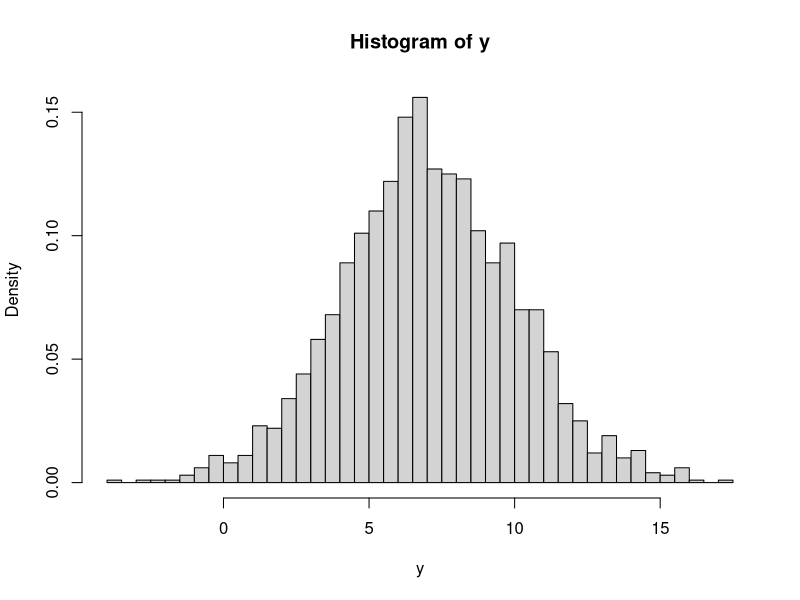
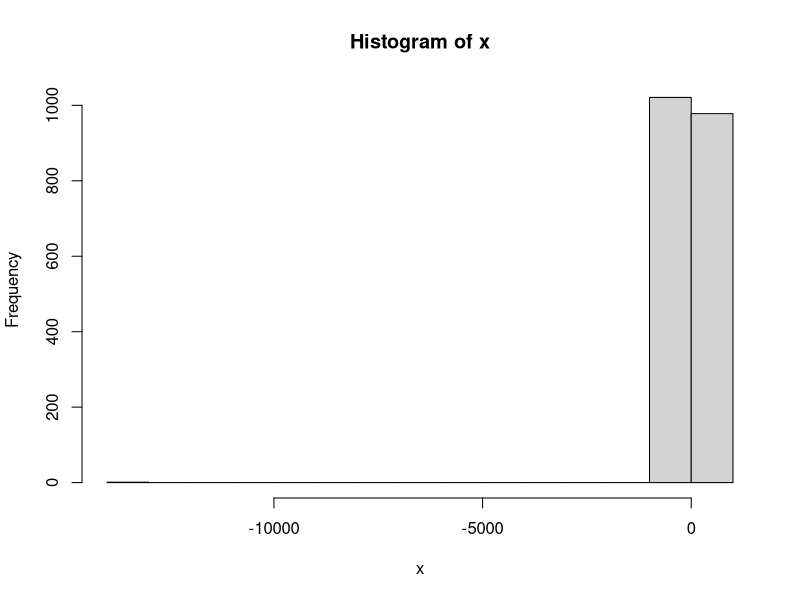
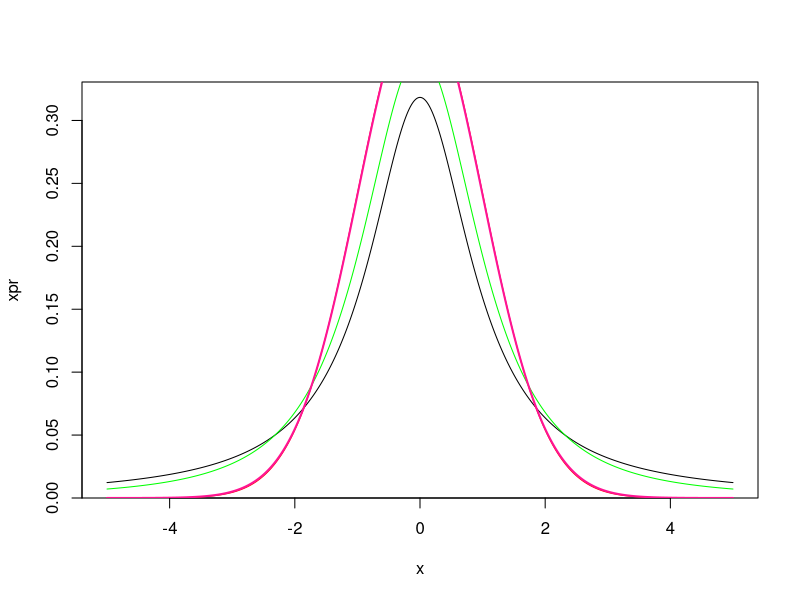
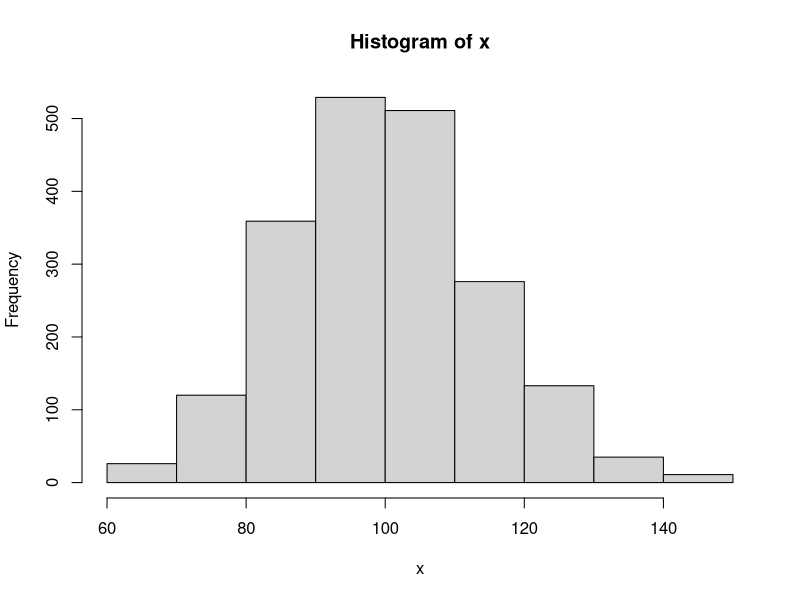
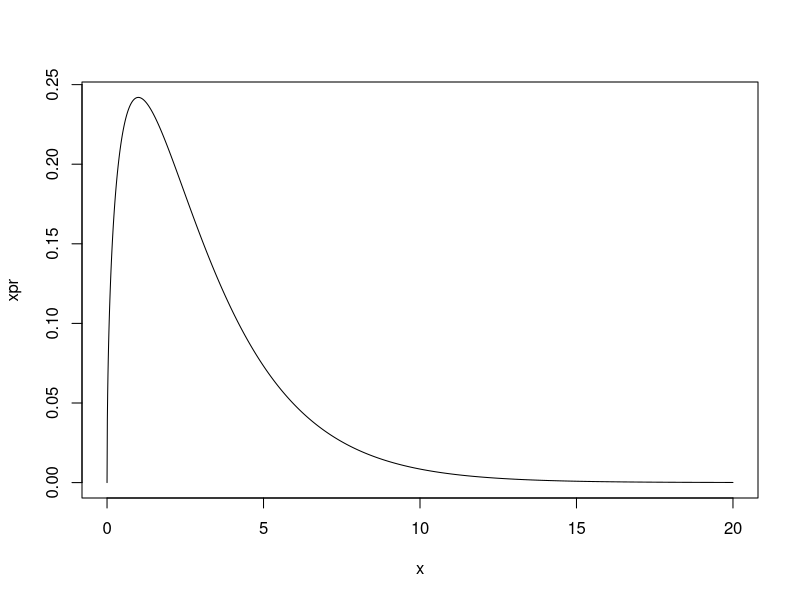
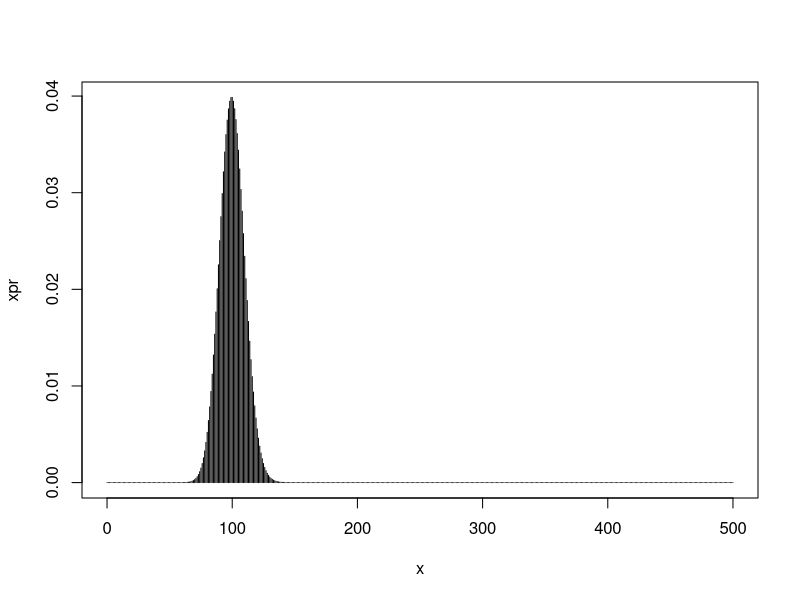
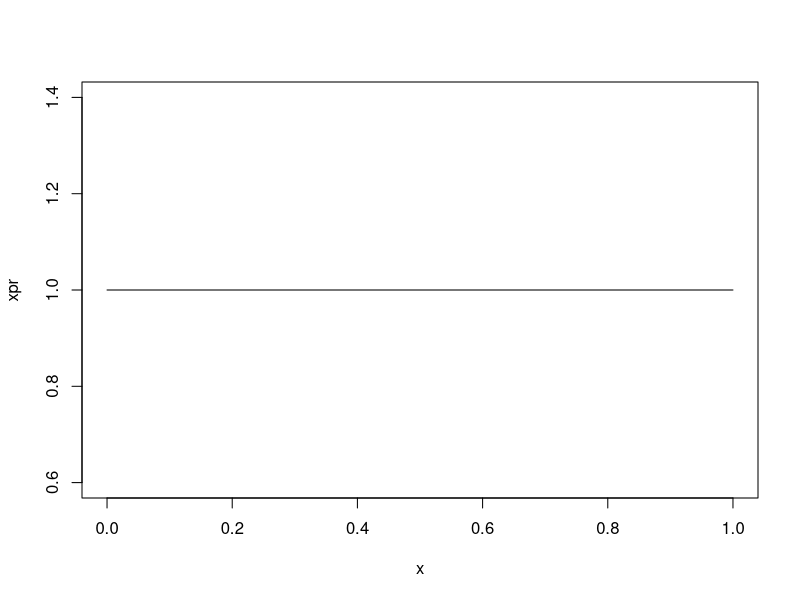
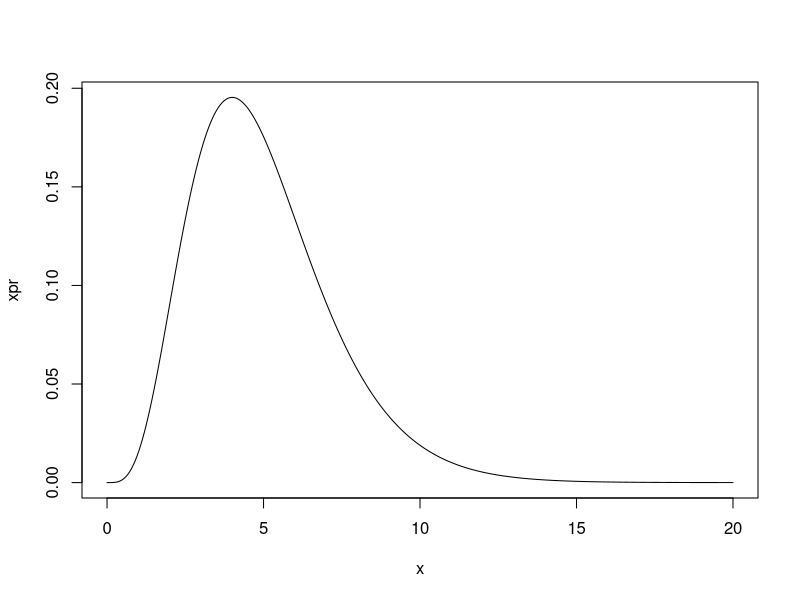

These charts were generated, in order, by the following R code:
### R code from vignette source 'summeR-5-1-montecarlo-uniquebackupstring.Rnw'
### Encoding: UTF-8

###################################################
### code chunk number 1: tmpout
###################################################
tdir <- "tmpout"
if(!dir.exists(tdir)) dir.create(tdir, showWarnings=FALSE)


###################################################
### code chunk number 2: Roptions
###################################################
opts.orig <- options()
options(width=100, prompt="> ")
options(useFancyQuotes = FALSE)
set.seed(12345)
par.orig <- par(no.readonly = TRUE) 
pjmar <- c(4.1, 4.1, 1.5, 2.1)
options(SweaveHooks=list(fig=function() par(mar=pjmar, ps=12, xpd=F)))
pdf.options(onefile=F,family="Times",pointsize=12)
if(!file.exists("theme")) file.symlink("../../../../template/theme", "theme")


###################################################
### code chunk number 3: summeR-5-1-montecarlo-uniquebackupstring.Rnw:378-379 (eval = FALSE)
###################################################
## ?rnorm


###################################################
### code chunk number 4: eval
###################################################
set.seed(333)
m <- 7
s <- 3
N <- 2000
y <- rnorm(N, m = m, s = s)
hist(y, breaks = 50, prob = TRUE)
range(y)
str(y)


###################################################
### code chunk number 5: helptrt (eval = FALSE)
###################################################
## ?rt

set.seed(333)
N <- 2000
df <- 1

x <- rt(N, df)
hist(x)

x <- seq(-5, 5, by = 0.001)
xpr <- dt(x, df)
plot(xpr ~ x, type = "l")

ypr <- dnorm(x, 0, 1)
lines(ypr ~ x, col = "red")


zpr <- dt(x, df =2 )
lines(zpr ~ x, col = "green")


wpr <- dt(x, df = 100 )
lines(wpr ~ x, col = "deeppink", lwd = 2)



###################################################
### code chunk number 6: helprchisq (eval = FALSE)
###################################################
## ?rchisq

x <- rchisq(N, df = 100)
hist(x)

x <- seq(0, 20, by = 0.01)
xpr <- dchisq(x, df = 3)
plot(xpr ~ x, type = "l")
              

###################################################
### code chunk number 7: helprpois (eval = FALSE)
###################################################
## ?rpois

x <- 0:500
xpr <- dpois(x, lambda = 100)
plot(xpr ~ x, type = "h")



###################################################
### code chunk number 8: helprunif (eval = FALSE)
###################################################
## ?runif

x <- seq(0, 1, by = 0.001)
xpr <- dunif(x)
plot(xpr ~ x, type = "l")



###################################################
### code chunk number 9: helprgamma (eval = FALSE)
###################################################
## ?rgamma

x <- seq(0.00001, 20, by = 0.001)
shape <- 5
scale <- 1
xpr <- dgamma(x, shape = shape,  scale = scale)
plot(xpr ~ x, type = "l")


###################################################
### code chunk number 10: helprbeta (eval = FALSE)
###################################################
## ?rbeta

x <- seq(0, 1, by = 0.001)
shape1 <- .9
shape2 <- 2.6
xpr <- dbeta(x, shape1 = shape1,  shape2 = shape2)
plot(xpr ~ x, type = "l")


###################################################
### code chunk number 11: helprcauchy (eval = FALSE)
###################################################
## ?rcauchy

x <- rcauchy(10000)
hist(x, breaks=50, prob = T)

hist(x[x > -10 & x < 10], breaks=50, prob = T)


###################################################
### code chunk number 12: helprlogis (eval = FALSE)
###################################################
## ?rlogis
x <- rlogis(10000, location = 0, scale = 1/1.8)
hist(x, breaks = 50)
mean(x)
var(x)
sd(x)


x <- seq(-10, 10, by = 0.001)
xpr <- dlogis(x, 0, 1/1.8)
plot(xpr ~ x, type = "l")


ypr <- dnorm(x, 0, 1)
lines(ypr ~ x, col= "red", lwd = 3)

###################################################
### code chunk number 13: helprweibull (eval = FALSE)
###################################################
## ?rweibull


###################################################
### code chunk number 14: helpbinom (eval = FALSE)
###################################################
## ?rbinom


###################################################
### code chunk number 15: helprnbinom (eval = FALSE)
###################################################
## ?rnbinom


###################################################
### code chunk number 16: rbinom100
###################################################
size <- 10
prob <- 0.5
N <- 100
y <- rbinom(n = 100, size = size, prob = prob)
y


###################################################
### code chunk number 17: rbinom200
###################################################
table(y)


###################################################
### code chunk number 18: rbinom210
###################################################
set.seed(234234)
y1 <- rbinom(n = 100, size = size, prob = prob)
head(y1)


###################################################
### code chunk number 19: rbinom220
###################################################
set.seed(234234)
y2 <- rbinom(n = 100, size = size, prob = prob)
head(y2)


###################################################
### code chunk number 20: rbinom230
###################################################
N <- 1000
size <- 1
prob <- 0.4
y1 <- rbinom(N, size, prob)
head(y1)
## The total number of 1's is
sum(y1)


###################################################
### code chunk number 21: rbinom240
###################################################
N <- 1
size <- 1000
y2 <- rbinom(N, size, prob)
y2


###################################################
### code chunk number 22: rbinom270
###################################################
 rbinom(1, size = 10, prob = .01)


###################################################
### code chunk number 23: rbinom280
###################################################
rbinom(1, size = 100, prob = .01)


###################################################
### code chunk number 24: rbinom290
###################################################
rbinom(1, size = 1000, prob = .01)


###################################################
### code chunk number 25: rbinom300
###################################################
N <- 2000
size1 <- 10
size2 <- 100
size3 <- 1000
size4 <- 10000
ohone <- 0.01 ## a joke!
y1 <- rbinom(N, size1, prob = ohone)
y2 <- rbinom(N, size2, prob = ohone)
y3 <- rbinom(N, size3, prob = ohone)
y4 <- rbinom(N, size4, prob = ohone)


###################################################
### code chunk number 26: rbinom310
###################################################
## Convert to proportions
y1p <- y1/size1
head(y1p)
y2p <- y2/size2
head(y2p)
y3p <- y3/size3
head(y3p)
y4p <- y4/size4
head(y4p)


###################################################
### code chunk number 27: rbinom320
###################################################
y1p.range <- range(y1p)
par(mfcol = c(2,2))
hist(y1p, prob = TRUE, xlim = y1p.range, breaks=50, main = paste("Size =", size1))
hist(y2p, prob = TRUE, xlim = y1p.range, breaks=50, main = paste("Size =", size2))
hist(y3p, prob = TRUE, xlim = y1p.range, breaks=50, main = paste("Size =", size3))
hist(y4p, prob = TRUE, xlim = y1p.range, breaks=50, main = paste("Size =", size4))


###################################################
### code chunk number 28: rbinom340
###################################################
N <- 2000
size <- c(10, 100, 1000, 10000, 20000, 50000, 750000)
ohone <- 0.01 ## a joke!
for(j in seq_along(size)){
	y <- rbinom(N, size[j], prob = ohone)
    yname <- paste0("y", j)
    assign(yname, y)
}


###################################################
### code chunk number 29: norm50
###################################################
sigma <- 3
mu <- 0
error <- rnorm(100, m = mu, s = sigma)


###################################################
### code chunk number 30: norm60
###################################################
head(error)
mean(error)


###################################################
### code chunk number 31: norm80
###################################################
y <- rnorm(10)
head(y)


###################################################
### code chunk number 32: norm90
###################################################
y <- rnorm(10, m = 100, s = 15)
head(y)


###################################################
### code chunk number 33: norm100
###################################################
mu <- 100
sigma <- 15
N <- 150
x <- rnorm(N, mean = mu, sd = sigma)
hist(x, prob = TRUE, main = "IQ Scores", xlab = "IQ", col = "grey70", breaks = 30)


###################################################
### code chunk number 34: norm110
###################################################
## Using x again, sample of N
mu
mean(x)


###################################################
### code chunk number 35: norm120
###################################################
sigma
sd(x)


###################################################
### code chunk number 36: norm105
###################################################
x.1000 <- rnorm(1000, mean = mu, sd = sigma)
hist(x.1000, prob = TRUE, main = "IQ Scores", xlab = "IQ", col = "grey70", breaks = 30)


###################################################
### code chunk number 37: norm130
###################################################
sigma <- 15
N <- 150
stderr.theoretical <- sigma / sqrt(N)
stderr.theoretical


###################################################
### code chunk number 38: norm140
###################################################
getSampleMean <- function(rep, N, M, SD){ 
    ## rep is an unused parameter, a place-holder
    x <- rnorm(N, mean = M, sd = SD)
    mean(x)
}


###################################################
### code chunk number 39: norm150
###################################################
# Recall
N
mu
sigma
getSampleMean(1, N, mu, sigma)


###################################################
### code chunk number 40: summeR-5-1-montecarlo-uniquebackupstring.Rnw:942-944
###################################################
set.seed(123)
muhat <- vapply(1:10000, getSampleMean, N = 150, M = mu, SD = sigma, numeric(1))


###################################################
### code chunk number 41: summeR-5-1-montecarlo-uniquebackupstring.Rnw:949-950
###################################################
head(muhat)


###################################################
### code chunk number 42: summeR-5-1-montecarlo-uniquebackupstring.Rnw:954-958
###################################################
muhatmean <- mean(muhat)
muhatmean
mu
mu - muhatmean


###################################################
### code chunk number 43: summeR-5-1-montecarlo-uniquebackupstring.Rnw:964-967
###################################################
muhatsd <- sd(muhat)
muhatsd
stderr.theoretical
muhatsd - stderr.theoretical


###################################################
### code chunk number 44: summeR-5-1-montecarlo-uniquebackupstring.Rnw:988-994
###################################################
getEstimates <- function(rep, N, M, SD) {
    x <- rnorm(N, mean = M, sd = SD)
    x <- ifelse(x > 100, 100, x)
    c(rep = rep, mean = mean(x), sd = sd(x), sterr = sd(x)/sqrt(N))
}
set.seed(123)


###################################################
### code chunk number 45: summeR-5-1-montecarlo-uniquebackupstring.Rnw:1000-1005
###################################################
## Recall
mu
sigma
trunc.hat <- vapply(1L:10000L, getEstimates, N = 150, M = mu, SD = sigma, numeric(4))
trunc.hat[ , 1:3]


###################################################
### code chunk number 46: summeR-5-1-montecarlo-uniquebackupstring.Rnw:1011-1019
###################################################
(trunc.mean <- mean(trunc.hat[2, ]))
## Empirical standard error of the mean is:
(trunc.mean.sd <- sd(trunc.hat[2, ]))
## Mean of within sample estimates of stardard error:
(trunc.se.mean <- mean(trunc.hat[4, ]))
## Theory-based std.err based using parameters (ignoring trunctation)
stderr.theory <- sigma/sqrt(N)
stderr.theory


###################################################
### code chunk number 47: reg100
###################################################
## Generate 100 cases
N <- 100
## X is normally distributed with a mean of 0 and a sd of 10
## Y = b0 + b1*X + e
b0 <- 30
b1 <- 2
e.sigma <- 5
x.mu <- 0
x.sigma <- 5
## e = N(0, e.sigma^2)
error <- rnorm(N, 0, e.sigma)
x <- rnorm(N, x.mu, x.sigma)
dtest <- data.frame(x = x,
                    y = b0 + b1 * x + error,
                    ynoe = b0 + b1 * x)
head(dtest)


###################################################
### code chunk number 48: reg110
###################################################
m1 <- lm(y ~ x, data = dtest)
m1.summary <- summary(m1) ## Save summary in object for later
m1.summary


###################################################
### code chunk number 49: reg120
###################################################
rockchalk::plotSlopes(m1, plotx = "x")


###################################################
### code chunk number 50: reg130
###################################################
names(m1)
coef(m1) ## just the betas
names(m1.summary)
coef(m1.summary) ## Parameter table
m1.summary$r.squared
m1.summary$adj.r.squared
m1.summary$sigma




###################################################
### code chunk number 51: reg300
###################################################
ehuge <- rnorm(NROW(dtest), 0, 50)
dtest$yhuge <- b0 + b1 * dtest$x + ehuge
m3 <- lm(yhuge ~ x, dtest)
summary(m3)


###################################################
### code chunk number 52: reg310
###################################################
rockchalk::plotSlopes(m3, plotx = "x")


###################################################
### code chunk number 53: reg200
###################################################
m2 <- lm(ynoe ~ x, data = dtest)
summary(m2)
## Generates a warning
## Warning message: In summary.lm(m2) : essentially perfect fit: summary may be ## unreliable


###################################################
### code chunk number 54: first100
###################################################
## Two groups, first = 0 or 1
set.seed(123)
firstprop <- 0.4
dat <- data.frame(first = rbinom(n = 100, size = 1, prob = firstprop))
## We have just assigned rows of data into groups labeled 1 and 0
head(dat)
## Now we sample IQ scores, taking group membership into account.
## Here we use vectorized inputs to the data generator
dat$IQ <- rnorm(NROW(dat), m = 98 + 5 * dat$first, sd = 15)

## round to nearest whole number, since that is how IQ scores are
## reported
dat$IQ <- round(dat$IQ)
head(dat, 10)


###################################################
### code chunk number 55: first110
###################################################
## Do the sample statistics match the data generator (population) parameters?
## Several convenient ways to retrieve the answers
m1 <- lm(IQ ~ first, data = dat)
summary(m1)

## Or

t.test(IQ ~ first, data = dat)

## Or
aggregate(IQ ~ first, data = dat,
          FUN = function(x) c(M = mean(x), SD = sd(x)))
## I'm sure we could find a more tedious way to get group differences, but this is near the maximum
diff(aggregate(IQ ~ first, data = dat, mean)$IQ)


###################################################
### code chunk number 56: first120
###################################################
##' Create one data set for the first born question
##'
##' This uses a vectorized call to rnorm
##' @param rep Integer to name repetition
##' @param N Sample Size
##' @param M1 Mean of first born group
##' @param M0 Mean of non-first born group
##' @param SD1 Standard Deviation of first born
##' @param SD0 Standard Deviation of non-first born
##' @return A data frame
##' @author Paul Johnson
## define a data-generator function for one replication
getData <- function(rep, N, M1, M0, SD1, SD0) {
    dat <- data.frame(first = rbinom(n = N, size = 1, prob = .4))
    dat$rep <- rep
    dat$IQ <- rnorm(N, m = M0 + dat$first * (M1 - M0), 
                       s = SD0 + dat$first * (SD1 - SD0))
    dat$IQ <- round(dat$IQ)
    dat
}


###################################################
### code chunk number 57: first130
###################################################
##' Calculate difference between groups
##'
##' This setup is lazy because it assumes the names
##' of the variables are simply "first" and "IQ". 
##' I'd never do this in a real project.
##' @param dframe a data frame with input data
##' @return A floating point number for the difference
getDiff <- function(dframe){
    diff(aggregate(IQ ~ first, data = dframe, mean)$IQ)
}


###################################################
### code chunk number 58: first140
###################################################
## try it on one replication first
dat1 <- getData(1, N = 100, M1 = 103, M0 = 98, SD1 = 15, SD0 = 15)
getDiff(dat1)
##
## Combine into 1 step if we don't want to save the data
getDiff(getData(1, N = 100, M1 = 103, M0 = 98, SD1 = 15, SD0 = 15))



###################################################
### code chunk number 59: first150
###################################################

## Make a wrapper function
oneSim <- function(rep, N = 100, M1 = 103, M0 = 98, SD1 = 15, SD0 = 15){
   getDiff(getData(1, N = N, M1 = M1, M0 = M0, SD1 = SD1, SD0 = SD0))
}

## now do it 2000 times
## vapply here not different from R's replicate, but we have
## more control
set.seed(123)
myMeanDiffs <- vapply(1:2000, oneSim, N = 1000,
                      M1 = 103, M0 = 98, SD1 = 15, SD0 = 15,
                      numeric(1))
## check results
mean(myMeanDiffs)
sd(myMeanDiffs)


###################################################
### code chunk number 60: first200
###################################################
hist(myMeanDiffs, prob = TRUE, breaks = 30)


###################################################
### code chunk number 61: t100
###################################################
x <- "40:20"
strsplit(x, ":")
## It is wrapped in an R list
unlist(strsplit(x, ":"))
## It is still characters, need numbers
as.numeric(unlist(strsplit(x, ":")))


###################################################
### code chunk number 62: t110
###################################################
## Define a function for one replication
getTdata <- function(rep, N, M, SD) {
    ## tease apart two sample sizes
    Nvec <- as.numeric(unlist(strsplit(N, ":")))
    ## tease apart two means
    Mvec <- as.numeric(unlist(strsplit(M, ":")))
    ## tease apart two SDs
    SDvec <- as.numeric(unlist(strsplit(SD, ":")))

    ## assign dummy variables to each group's data set
    dat <- data.frame(first = c(rep(0, times = Nvec[1]),
                            rep(1, times = Nvec[2])))
    ## generate random IQ scores
    dat$IQ <- rnorm(sum(Nvec), m = Mvec[(dat$first + 1)], 
                     sd = SDvec[(dat$first + 1)])
    dat$IQ <- round(dat$IQ)
    attr(dat, "rep") <- rep
    attr(dat, "parms") <- c(N = N, M = M, SD = SD)
    dat
}


###################################################
### code chunk number 63: t120
###################################################
## Test
dframe1 <- getTdata(1, N = "30:30", M = "98:102", SD = "15:15")


###################################################
### code chunk number 64: t130
###################################################
## Note the attributes stored with the data frame:
attributes(dframe1)

## Individual attributes can be retrieved
attr(dframe1, "rep")
attr(dframe1, "parms")


###################################################
### code chunk number 65: t140
###################################################
##' A small wrapper to calculate a t-test
##' @param dframe A data frame
##' @param y character string for name of dependent variable. Default is "IQ"
##' @param x character string for name of independent variable. Default is "first"
##' @return We return only the p-value. 
conductTtest <- function (dframe, y = "IQ", x = "first"){
 	t.test(formula(paste(y, "~", x)), data = dframe, var.equal = TRUE)$p.value
}

## Test it once, wrapping 2 function calls together
conductTtest(getTdata(1, N = "30:30", M = "98:103", SD = "15:15"))

## Create a one-step wrapper to put those together
runOneSim <- function(nreps, N, M, SD){
    df <- getTdata(1, N = "30:30", M = "98:103", SD = "15:15")
    reslt <- conductTtest(df)
    reslt
}


###################################################
### code chunk number 66: t160
###################################################
## Now apply it 10 times to see the format of the output
sim10 <- sapply(1:10, runOneSim, N = "30:30", M = "98:103", SD = "15:15")
sim10

## Oops, I did not snatch the attributes for records. 
## Oops, I also forgot to store the rejection decision, so insert it

runOneSim <- function(rep, N, M, SD){
    dframe <- getTdata(rep, N = N, M = M, SD = SD)
    reslt <- conductTtest(dframe)
    parms <- attr(dframe, "parms")
    dframe2 <- data.frame(rep = attr(dframe, "rep"), 
               pvalue = reslt, reject = if (reslt <= 0.05) 1 else 0,
               N = parms["N"], M = parms["M"], SD = parms["SD"])
	dframe2
}

## test that
runOneSim(1, N = "30:30", M = "98:103", SD = "15:15")


###################################################
### code chunk number 67: t180
###################################################
## Returns a list of one row data frames
set.seed(123)
nReps <- 1000
result.list <- lapply(1:nReps, runOneSim, N = "30:30", M = "98:103", SD = "15:15")

## Smash those down into one data frame with 1 row
## per replication
result.df <- do.call("rbind", result.list)

mean(result.df$reject)


###################################################
### code chunk number 68: t190
###################################################
plot(result.df$pvalue, result.df$reject)


###################################################
### code chunk number 69: t200
###################################################
expand.grid(x = c("a", "b", "c"), y = c("j", "k"), z = c(1, 2, 3))


###################################################
### code chunk number 70: t220
###################################################
eg <- expand.grid(x = c("a", "b", "c"), y = c("j", "k"), z = c(1, 2, 3))
## In document production, this causes an error. Should be OK interactively
## str(eg)
lapply(eg, class)


###################################################
### code chunk number 71: t240
###################################################
eg <- expand.grid(x = c("a", "b", "c"), 
                  y = c("j", "k"), 
                  z = c(1, 2, 3),
                  stringsAsFactors = FALSE)
## str(eg)
lapply(eg, class)


###################################################
### code chunk number 72: t260
###################################################
## Set a variety of factors and compare p-values

## We need to choose levels of our predictors (sample size and SD)
## - equal v. unequal group sample sizes
## - equal v. unequal group variances
## - mean-difference: 0, 5, or 10
cond.N <- c("30:30", "40:20")
cond.SD <- c("10:20", "15:15", "20:10")
cond.M <- c("100:100") # for now, mean-difference = 0

## A fully crossed design runs all combinations of these levels.  This
## is a 2 (N) by 3 (SD) factorial design, so it has 2 * 3 = 6
## conditions
conds <- expand.grid(maxReps = 3, SD = cond.SD, N = cond.N, M = cond.M,
                     stringsAsFactors = FALSE)
head(conds)


###################################################
### code chunk number 73: t280
###################################################
##' Tell this function the condition row to use,
##' and it creates a batch of simulations
runOneCondition <- function(i, conds){
   x <- conds[i, ]
   result.list <- lapply(1:x$maxReps, runOneSim, 
                 N = x$N, M = x$M, SD = x$SD)
   do.call("rbind", result.list)
}

allResults <- lapply(1:NROW(conds), runOneCondition, conds)

## Each sample drawn from a particular population is a "case" (like
## subjects).  We can easily combine our list of results as a single
## data set for analysis
output <- do.call(rbind, allResults)
head(output, 30)

## Finally, we are ready to run several replications in each condition.
conds$maxReps <- 1000
conds
## Our Monte Carlo study will take a few moments to run
set.seed(123)
bigResults <- lapply(1:NROW(conds), runOneCondition, conds)

stackedResults <- do.call(rbind, bigResults)

## Now summarize the rejection rate for each condition
output <- aggregate(reject ~ N + SD, data = stackedResults, FUN = mean)
names(output) <- c("N", "SD", "Type.I.Rate")
output


###################################################
### code chunk number 74: t300
###################################################
## How does it perform when sample sizes are equal?
output[output$N == "30:30",]

## Unequal?
output[output$N != "30:30",]


###################################################
### code chunk number 75: t320
###################################################
## Since 15 years ago, R's default t-test uses Welch's
## correction for difference in variance.

## A replacement for the t-test function
conductTtest <- function (dframe, y = "IQ", x = "first"){
 	t.test(formula(paste(y, "~", x)), data = dframe)$p.value
}
set.seed(123)
bigResults <- lapply(1:NROW(conds), runOneCondition, conds)

stackedResults <- do.call(rbind, bigResults)

## Now summarize the rejection rate for each condition
output <- aggregate(reject ~ N + SD, data = stackedResults, FUN = mean)
names(output) <- c("N", "SD", "Type.I.Rate")
output


###################################################
### code chunk number 76: summeR-5-1-montecarlo-uniquebackupstring.Rnw:1877-1881 (eval = FALSE)
###################################################
## CRAN <- "http://rweb.crmda.ku.edu/cran" 
## KRAN <- "http://rweb.crmda.ku.edu/kran"
## options(repos = c(KRAN, CRAN))
## install.packages("portableParallelSeeds", type = "source")


###################################################
### code chunk number 77: sess10
###################################################
sessionInfo()


###################################################
### code chunk number 78: opts20
###################################################
## Don't delete this. It puts the interactive session options
## back the way they were. If this is compiled within a session
## it is vital to do this.
options(opts.orig)
options(par.orig)
